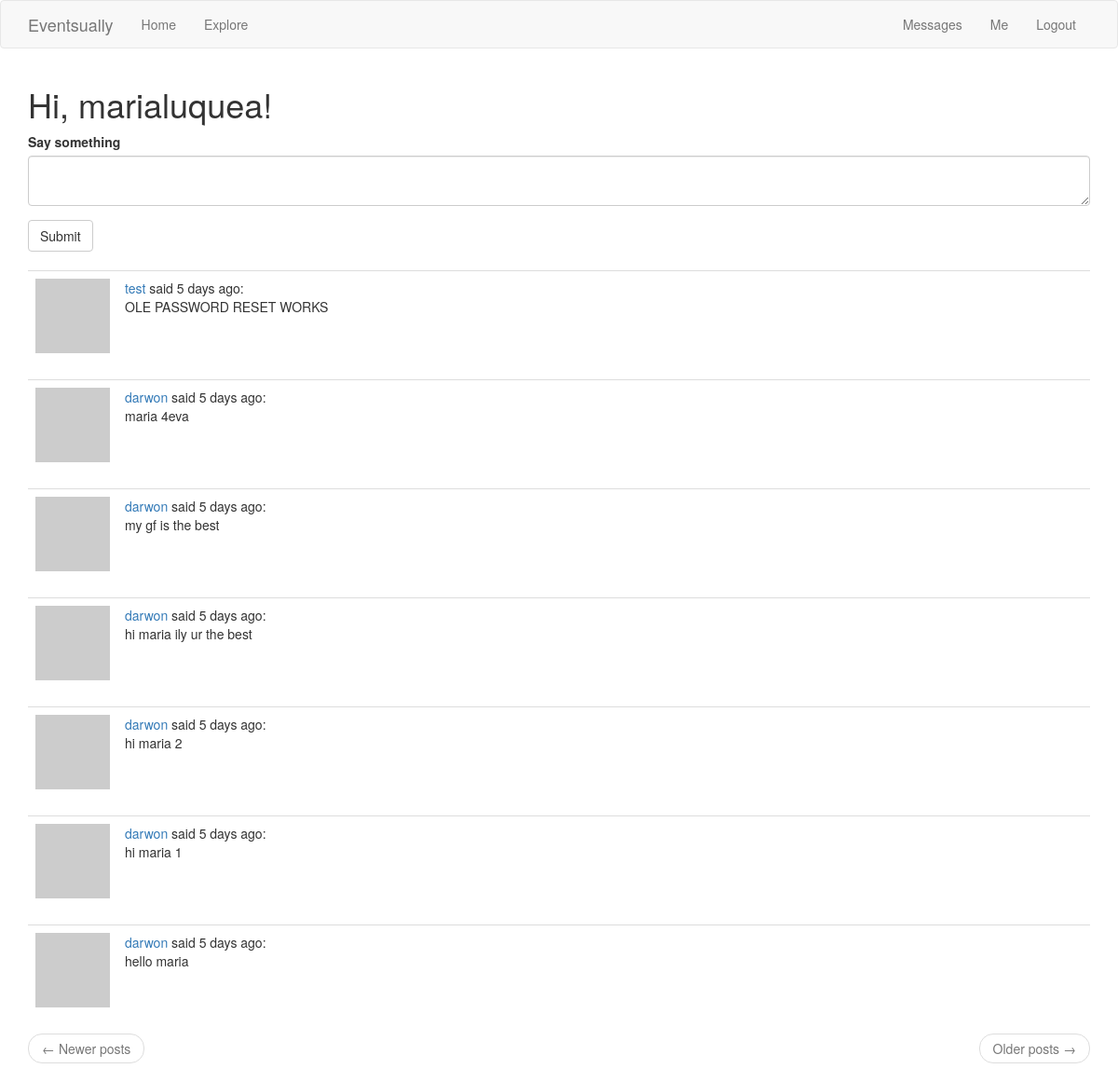
The app's page /index (signed in) with its own data.
### app/models.py (models this page shows, shortened)
class User(UserMixin, db.Model):
    id = db.Column(db.Integer, primary_key=True)
    username = db.Column(db.String(64), index=True, unique=True)
    email = db.Column(db.String(120), index=True, unique=True)
    password_hash = db.Column(db.String(128))
    posts = db.relationship('Post', backref='author', lazy='dynamic')
    about_me = db.Column(db.String(140))
    last_seen = db.Column(db.DateTime, default=datetime.utcnow)
    followed = db.relationship(
        'User', secondary=followers,
        primaryjoin=(followers.c.follower_id == id),
        secondaryjoin=(followers.c.followed_id == id),
        backref=db.backref('followers', lazy='dynamic'), lazy='dynamic')
    messages_sent = db.relationship('Message',foreign_keys='Message.sender_id',backref='author', lazy='dynamic')
    messages_received = db.relationship('Message',foreign_keys='Message.recipient_id',backref='recipient', lazy='dynamic')
    last_message_read_time = db.Column(db.DateTime)
    notifications = db.relationship('Notification', backref='user',lazy='dynamic')
    def avatar(self, size):
        digest = md5(self.email.lower().encode('utf-8')).hexdigest()
        return 'https://www.gravatar.com/avatar/{}?d=identicon&s={}'.format(digest, size)
    def followed_posts(self):
        return Post.query.join(
            followers, (followers.c.followed_id == Post.user_id)).filter(
                followers.c.follower_id == self.id).order_by(
                    Post.timestamp.desc())
    def new_messages(self):
        last_read_time = self.last_message_read_time or datetime(1900, 1, 1)
        return Message.query.filter_by(recipient=self).filter(
            Message.timestamp > last_read_time).count()

class Post(db.Model):
    id = db.Column(db.Integer, primary_key=True)
    body = db.Column(db.String(140))
    timestamp = db.Column(db.DateTime, index=True, default=datetime.utcnow)
    user_id = db.Column(db.Integer, db.ForeignKey('user.id'))

### main.py (the view)
@app.route('/', methods=['GET', 'POST'])
@app.route('/index', methods=['GET', 'POST'])
@login_required
def index():
    form = PostForm()
    if form.validate_on_submit():
        post = Post(body=form.post.data, author=current_user)
        db.session.add(post)
        db.session.commit()
        flash('Your post is now live!')
        return redirect(url_for('index'))
    page = request.args.get('page', 1, type=int)
    posts = current_user.followed_posts().paginate(page, app.config['POSTS_PER_PAGE'], False)
    next_url = url_for('index', page=posts.next_num) \
        if posts.has_next else None
    prev_url = url_for('index', page=posts.prev_num) \
        if posts.has_prev else None
    return render_template('index.html', title='Home', form=form, posts=posts.items, next_url=next_url, prev_url=prev_url)

### app/forms.py
class PostForm(FlaskForm):
    post = TextAreaField('Say something', validators=[
        DataRequired(), Length(min=1, max=140)])
    submit = SubmitField('Submit')

### app/models.py (called while the page is built)
@login.user_loader
def load_user(id):
    return User.query.get(int(id))

### main.py (called while the page is built)
@app.before_request
def before_request():
    if current_user.is_authenticated:
        current_user.last_seen = datetime.utcnow()
        db.session.commit()

### app/templates/index.html
{% extends "base.html" %}
{% import 'bootstrap/wtf.html' as wtf %}
{% block app_content %}
    <h1>Hi, {{ current_user.username }}!</h1>
    {% if form %}
      {{ wtf.quick_form(form) }}
      <br>
    {% endif %}
    {% for post in posts %}
        {% include '_post.html' %}
    {% endfor %}
    <nav aria-label="...">
            <ul class="pager">
                <li class="previous{% if not prev_url %} disabled{% endif %}">
                    <a href="{{ prev_url or '#' }}">
                        <span aria-hidden="true">&larr;</span> Newer posts
                    </a>
                </li>
                <li class="next{% if not next_url %} disabled{% endif %}">
                    <a href="{{ next_url or '#' }}">
                        Older posts <span aria-hidden="true">&rarr;</span>
                    </a>
                </li>
            </ul>
        </nav>
    {% endblock %}

### app/templates/_post.html
<table class="table table-hover">
        <tr>
            <td width="70px">
                <a href="{{ url_for('user', username=post.author.username) }}">
                    <img src="{{ post.author.avatar(70) }}" />
                </a>
            </td>
            <td>
                <a href="{{ url_for('user', username=post.author.username) }}">
                    {{ post.author.username }}
                </a>
                said {{ moment(post.timestamp).fromNow() }}:
                <br>
                {{ post.body }}
            </td>
        </tr>
    </table>

### records on screen
User: username "marialuquea"
Post: author.username "test", timestamp "5 days ago", body "OLE PASSWORD RESET WORKS"
Post: author.username "darwon", timestamp "5 days ago", body "maria 4eva"
Post: author.username "darwon", timestamp "5 days ago", body "my gf is the best"
Post: author.username "darwon", timestamp "5 days ago", body "hi maria ily ur the best"
Post: author.username "darwon", timestamp "5 days ago", body "hi maria 2"
Post: author.username "darwon", timestamp "5 days ago", body "hi maria 1"
Post: author.username "darwon", timestamp "5 days ago", body "hello maria"

### other values on screen
{{ 'Messages' }} "Messages"
